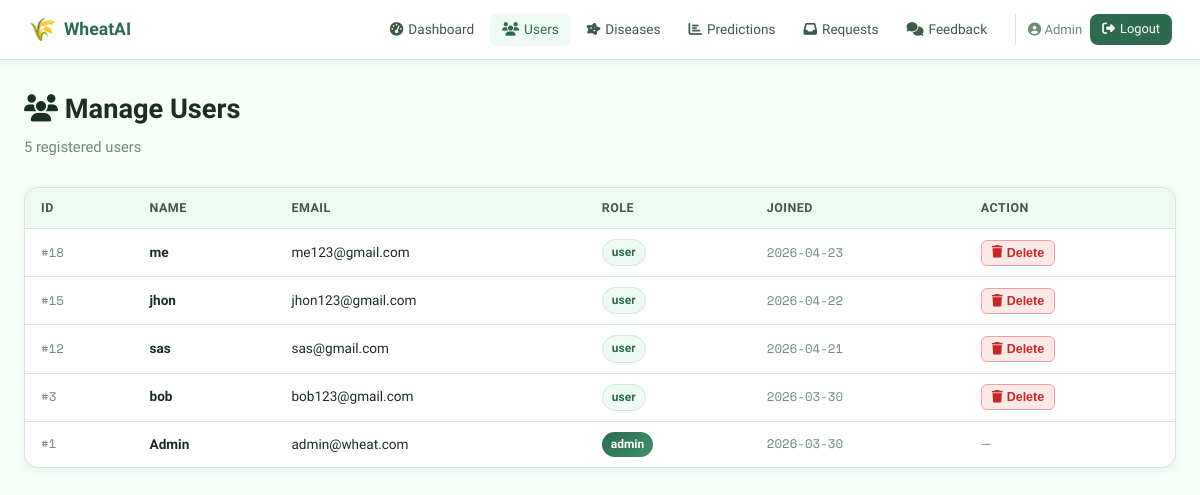
Page /admin/users (signed in) on the committed database.
### tables this page shows
CREATE TABLE users (
        id INTEGER PRIMARY KEY AUTOINCREMENT,
        name TEXT NOT NULL, email TEXT UNIQUE NOT NULL,
        password TEXT NOT NULL, role TEXT DEFAULT 'user',
        created TEXT DEFAULT (datetime('now'))
    );

### app.py (the view)
@app.route("/admin/users")
@admin_required
def admin_users():
    conn = get_db(); users = conn.execute("SELECT * FROM users ORDER BY created DESC").fetchall(); conn.close()
    return render_template("admin/users.html", users=users)

### app.py (called while the page is built)
def get_db():
    conn = sqlite3.connect(DB_PATH)
    conn.row_factory = sqlite3.Row
    return conn

def admin_required(f):
    @wraps(f)
    def decorated(*a, **kw):
        if "user_id" not in session or session.get("role") != "admin":
            flash("Admin access required.", "error"); return redirect(url_for("dashboard"))
        return f(*a, **kw)
    return decorated

### templates/admin/users.html (shortened to what this page needs)
{% extends "base.html" %}
{% block content %}
<div class="page-header">
  <div><h1><i class="fas fa-users"></i> Manage Users</h1><p class="page-sub">{{ users|length }} registered users</p></div>
</div>
<div class="section-card">
  <div class="pred-table-wrap">
    <table class="pred-table">
      <thead>
        <tr><th>ID</th><th>Name</th><th>Email</th><th>Role</th><th>Joined</th><th>Action</th></tr>
      </thead>
      <tbody>
        {% for u in users %}
        <tr>
          <td class="id-cell">#{{ u.id }}</td>
          <td><strong>{{ u.name }}</strong></td>
          <td>{{ u.email }}</td>
          <td><span class="role-badge role-{{ u.role }}">{{ u.role }}</span></td>
          <td class="date-cell">{{ u.created[:10] }}</td>
          <td>
            {% if u.role != 'admin' %}
            <form method="POST" action="{{ url_for('admin_delete_user', uid=u.id) }}" onsubmit="return confirm('Delete user {{ u.name }}?')">
              <button type="submit" class="btn-sm btn-danger"><i class="fas fa-trash"></i> Delete</button>
            </form>
            {% else %}
            <span class="text-muted">—</span>
            {% endif %}
          </td>
        </tr>
        {% endfor %}
      </tbody>
    </table>
  </div>
</div>
{% endblock %}

### static/css/style.css (style rules this page uses)
:root { --green-900: #1b4332; --green-800: #2d6a4f; --green-700: #40916c; --green-600: #52b788; --green-400: #74c69d; --green-100: #d8f3dc; --green-50: #f0faf4; --amber: #f4a261; --amber-dark:#e76f51; --red: #e63946; --blue: #2196f3; --yellow: #ffd166; --bg: #f7fdf9; --surface: #ffffff; --border: #d1e8da; --border-2: #b7d9c6; --text: #1a2e22; --text-2: #3d5a47; --text-3: #6b8a77; --shadow-sm: 0 2px 8px rgba(45,106,79,.08); --shadow-md: 0 4px 20px rgba(45,106,79,.12); --shadow-lg: 0 8px 40px rgba(45,106,79,.18); --radius: 14px; --radius-sm: 8px; --radius-lg: 22px; --font: 'Sora', sans-serif; --mono: 'Space Mono', monospace; }
*, *::before, *::after { box-sizing: border-box; margin: 0; padding: 0; }
html { scroll-behavior: smooth; }
body { font-family: var(--font); background: var(--bg); color: var(--text); line-height: 1.6; }
.page-header { display: flex; align-items: flex-start; justify-content: space-between; flex-wrap: wrap; gap: 14px; margin-bottom: 28px; }
.page-header h1 { font-size: 1.7rem; font-weight: 700; color: var(--text); }
.page-sub { color: var(--text-3); font-size: .92rem; margin-top: 4px; }
.btn-sm { display: inline-flex; align-items: center; gap: 4px; padding: 5px 10px; border-radius: 6px; font-size: .78rem; font-weight: 600; cursor: pointer; border: none; transition: all .15s; }
.btn-danger { background: #fde8e8; color: #c62828; border: 1px solid #f5a0a0; }
.section-card { background: var(--surface); border: 1.5px solid var(--border); border-radius: var(--radius); overflow: hidden; box-shadow: var(--shadow-sm); margin-bottom: 28px; }
.pred-table-wrap { overflow-x: auto; }
.pred-table { width: 100%; border-collapse: collapse; font-size: .85rem; }
.pred-table th { background: var(--green-50); color: var(--text-2); font-weight: 600; font-size: .78rem; text-transform: uppercase; letter-spacing: .04em; padding: 10px 16px; text-align: left; border-bottom: 1.5px solid var(--border); }
.pred-table td { padding: 10px 16px; border-bottom: 1px solid var(--border); vertical-align: middle; }
.pred-table tr:last-child td { border-bottom: none; }
.id-cell { font-family: var(--mono); font-size: .78rem; color: var(--text-3); }
.date-cell { font-size: .78rem; color: var(--text-3); font-family: var(--mono); }
.text-muted { color: var(--text-3); font-size: .82rem; }
.role-badge { display: inline-block; padding: 3px 9px; border-radius: 20px; font-size: .75rem; font-weight: 700; }
.role-admin { background: linear-gradient(135deg,var(--green-800),var(--green-700)); color: white; }
.role-user { background: var(--green-50); color: var(--green-800); border: 1px solid var(--border); }

### rows in the picture
users: id "18", name "me", email "me123@gmail.com", role "user", created "2026-04-23"
users: id "15", name "jhon", email "jhon123@gmail.com", role "user", created "2026-04-22"
users: id "12", name "sas", email "sas@gmail.com", role "user", created "2026-04-21"
users: id "3", name "bob", email "bob123@gmail.com", role "user", created "2026-03-30"
users: id "1", name "Admin", email "admin@wheat.com", role "admin", created "2026-03-30"

### other values in the picture
{{ session.name }} "Admin"
{{ users|length }} "5"
